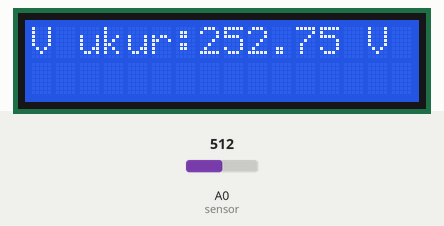
The sketch below on a simulated Arduino Uno, built with avr-gcc and run on an emulated ATmega328P. Shown: 16×2 character LCD. The inputs (shaded band) are chosen by the test bench; at power-on: A0 (sensor) = 512. What the sketch prints to the serial monitor is not drawn.

Above: at 2.1 s.
2.2 s: A0 (sensor) set to 716
At 4.3 s:
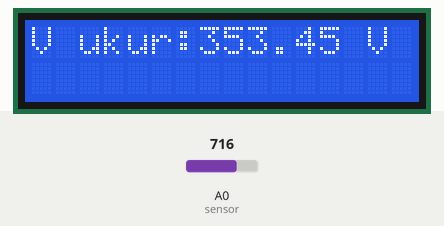
5.0 s: A0 (sensor) set to 900
At 8.7 s:
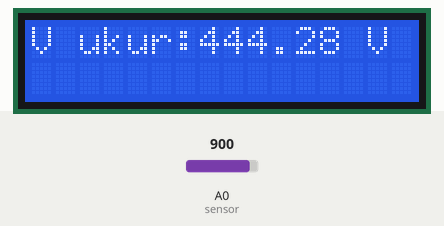
9.0 s: A0 (sensor) set to 1023
At 12.4 s:
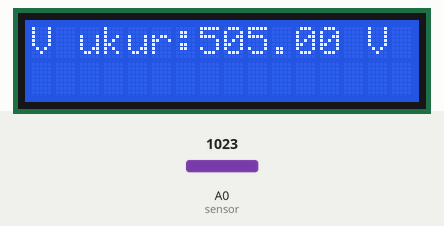
Timing chart, 0 to 13.9 s (numbered marks = the images above; inputs shaded):
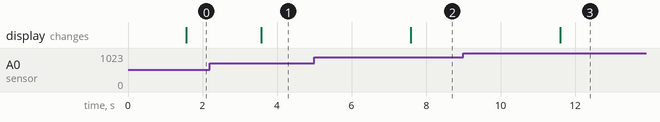

Measured:
- after the input at 2.2 s, the display: changes after 1.4 s (image 1)
- after the input at 5.0 s, the display: changes after 2.6 s (image 2)
- after the input at 9.0 s, the display: changes after 2.6 s (image 3)

The sketch:

elan10_voltmeter1.ino
```cpp
//voltmeter
#include <LiquidCrystal.h>
LiquidCrystal lcd(12, 11, 5, 4, 3, 2);
//sensor tegangan
int sensor = A0;
float R1 = 100000;
float R2 = 1000;

void setup()
{
  Serial.begin(9600);
  lcd.begin(16,2);
  lcd.print("Voltmeter");
  delay(500);
  pinMode(sensor, INPUT);
}

void loop()
{
  //mengukur tegangan
  float adc = analogRead(sensor);
  float Vadc = 5*adc/1023;
  float V_ukur = Vadc*(R1+R2)/R2;

  // menampilkan tegangan dalam serial
  Serial.print("V ukur : ");
  Serial.print(V_ukur);
  Serial.println(" Volt");
  delay(1000);

  //menampilkan tegangan dalam LCD
  lcd.clear();
  lcd.setCursor(0,0);
  lcd.print("V ukur:");
  lcd.print(V_ukur);
  lcd.print(" V");
  delay(1000);
}
```
